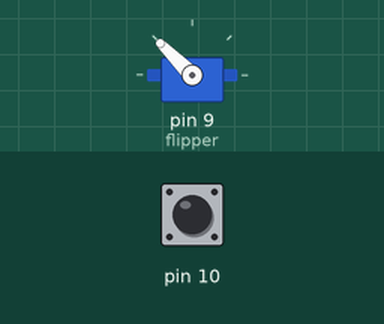
Bench run of a sketch on a simulated Arduino Uno, built with avr-gcc and run on an emulated ATmega328P. Parts: servo. The inputs (shaded band) are chosen by the test bench; at power-on: pin 10 HIGH. Random numbers use the default seed unless the sketch sets one.

Above: at 1.2 s.
1.3 s: pin 10 pulled LOW for 1 s
At 2.4 s:
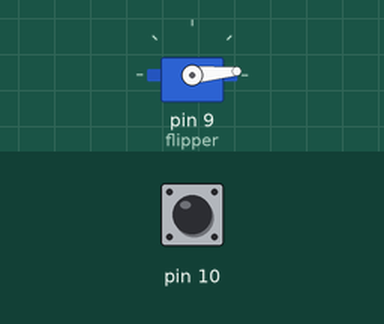
4.1 s: pin 10 pulled LOW for 3.2 s
9.1 s: pin 10 pulled LOW for 0.15 s
At 10.9 s:
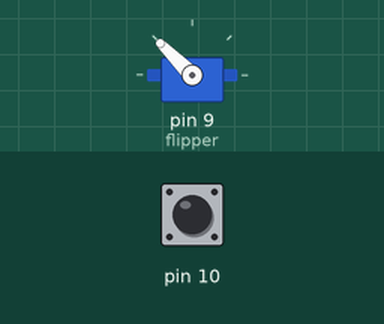
11.2 s: pin 10 pulled LOW for 1 s
At 14.87 s:
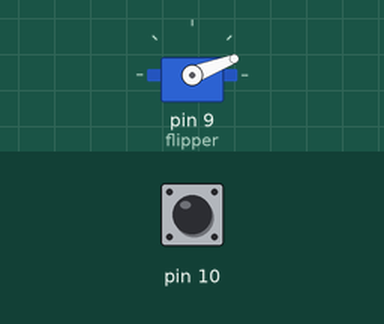
15.2 s: pin 10 pulled LOW for 3.2 s
At 17.8 s:
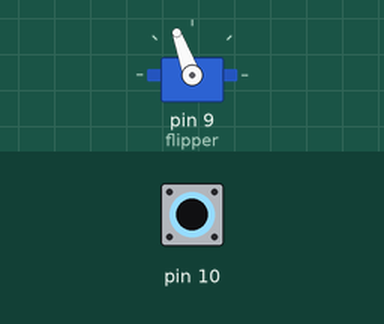
19.9 s: pin 10 pulsed LOW 2 times (0.12 s each, 0.3 s apart)
Timing chart, 0 to 22.9 s (numbered marks = the images above; inputs shaded):
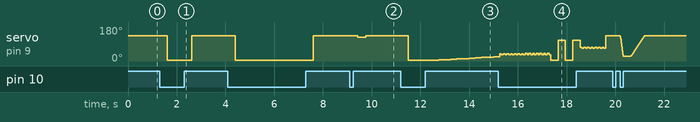

Measured:
- after the input at 1.3 s, servo on pin 9 (flipper): 135° → 5° after 0.30 s, → 135° 1.0 s later
- after the input at 9.1 s, servo on pin 9 (flipper): 135° → 125° after 0.33 s, → 135° 0.33 s later
- after the input at 11.2 s, servo on pin 9 (flipper): 135° → 5° after 0.30 s, → 7° 1.2 s later, → 9° 0.50 s later, → 11° 0.25 s later, … (10 changes in this stretch)

The sketch:

Useless_Arduino.ino
```cpp
#include <Servo.h>

//hiding position (flipper at rest)
const int pos0 = 135; //DO NOT SET ABOVE 180
//flipping position (where it actualtes the switch)
const int pos1 = 5;   //DO NOT SET BELOW 0
//how much to move by each loop
const int steps = 2;

Servo flipper;                    //does not move faster than lightning :(
byte switchState;                 //If the switch on or off?
int servoPOS;                     //this is the servos current position
int moveSpeed;                    //used to set a delay between move steps (lower is faster)
byte moveType = 0;                //0 for resetting, 1 for flipping
unsigned long currentMillis = 0;  //this is how long the machine has been alive
unsigned long lastFlip = 0;       //the last time the switch was flipped (used to determine idle users)
int rando;                        //using this guy a lot so might as well initialize it once.


void setup() {
  flipper.attach(9);
  pinMode(10, INPUT);
  digitalWrite(10, HIGH);
  flipper.write(pos0);
//  Serial.begin(9600);           //only do this if you're looking for bugs.
}

void loop(){
switchState = digitalRead(10);
servoPOS = flipper.read();
currentMillis = millis();

//low, not flipping - get flipping
if (switchState == LOW && moveType != 1) {
  if (servoPOS <= (pos1+pos0)/2) {  //move a little bit away from the switch before hitting it
    wiggle(7,servoPOS+5);
    moveSpeed = 0;
    moveIt(moveType,servoPOS,moveSpeed,steps);
    rando = round(random(0,10));
    if (rando < 5) {
      likeButton(rando);
    }
  } else {
    delay(300);     //a little pause to make it look like I'm thinking about it
    moveType = 1;
    moveSpeed = setDelay(round(random(10,100)));
    moveIt(moveType,servoPOS,moveSpeed,steps);
  }
}

//low, flipping - keep flipping
if(switchState == LOW && moveType == 1 && servoPOS > pos1)  {
  moveIt(moveType,servoPOS,moveSpeed,steps);
}

//high, not moving or resetting - reset if needed
if (switchState == HIGH && moveType != 0) {
  delay(300);     //hey, watcha doing wo my switch?
  moveType = 0;
  moveSpeed = setDelay(round(random(0,100)));
  moveIt(moveType,servoPOS,moveSpeed,steps);
  lastFlip = currentMillis;
}
//high, resetting - keep going
if(switchState == HIGH && moveType == 0 && servoPOS < pos0)  {
  moveIt(moveType,servoPOS,moveSpeed,steps);
}

//Sitting at rest, let's haave some fun
if (servoPOS = pos0 && (currentMillis - lastFlip) >= 6000 && lastFlip > 0) {
  rando = round(random(0,100));
  if (rando <20) {
    peekOut();
    lastFlip = currentMillis;
  } else if (rando >= 20 && rando <30) {
    wiggle(7,(pos0-pos1)/2);
    lastFlip = currentMillis;
  }
}


} //end loop()


/************************************************************************
 * functions for moving the flipper
 ***********************************************************************/
//move the flipper a little bit
void moveIt(byte dir,int loc, int sp, int st) {
  if (sp > 0) {
    delay(sp);
  }
  if (dir == 0) { //moving to rest
    flipper.write(min((loc+st),pos0)); //don't go past pos0
  }
  if (dir == 1) { //moving to flip
    flipper.write(max((loc-10),pos1)); //don't go past pos-
  }
}
//a table for determining the speed based on random input

int setDelay(int r) {
  if (r < 4) {
    return 250;
  } else if (r < 18) {
    return 50;
  } else if (r < 30) {
    return 25;
  } else if (r < 50) {
    return 10;
  } else {
    return 0;
  }
}

/************************************************************************
 * The next two functions are only so I don't have to remember if I need
 * to add or subtract the offset when going directly to a position
 * relative to rest or flipped out.
 * Also has logic to make sure the offset does not move it greater than
 * the bounds of pos0 and pos1
 ***********************************************************************/
//move the flipper to flipping position
//offset is how many degrees away from the full flipping position
void flipOut(int offset = 0) {
  //move directly to the smaller of the upper bound or the desired position
  flipper.write(min(pos1+offset,pos0));
}
//move the flipper to resting/hiding position
//offset is how many degrees away from the full hiding position
void rest(int offset = 0) {
  //move directly to the higher of the lower bound or the desired position
  flipper.write(max(pos0-offset,pos1));
}

/************************************************************************
 * the fun stuff
 ***********************************************************************/
//smash it!
void likeButton(int likes) {
  int i = 0;
  for (i=0;i<likes;i++) {
    flipOut();
    delay(300);
    rest(25);
    delay(300);
  }
  rest();    //you've made your point, go rest
}

//You looking at my switch?
void peekOut() {
  rest(round(random(5,25)));
  delay(1500);
  rest(0);
}

//Dance time?
void wiggle(int wiggles,int center) {
  int i = 0;
  for (i=0;i<wiggles;i++) {
    flipOut(center+3);
    delay(75);
    flipOut(center-3);
    delay(75);
  }
  rest();    //you're drunk, flipper, go home
}

void dontEven() {
  //pasue during return
}

void ImWatchingYou() {
  //come out 3/4 then go back slowly
}


//de bugs, de bugs!
void writeSerial(String msg,byte dir,int loc, int sp, int st) {
  Serial.println("===============================");
  Serial.println(msg);
  Serial.println(dir);
  Serial.println(loc);
  Serial.println(sp);
  Serial.println(st);
  Serial.println("===============================");
}
```
